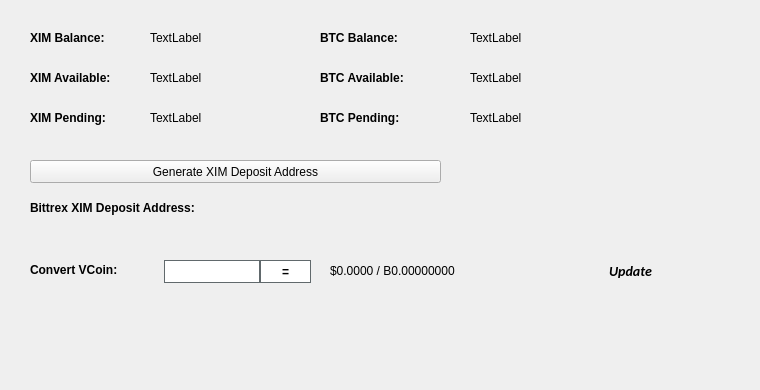
   <widget class="QWidget" name="BalanceTab">
    <attribute name="title">
     <string>Balance</string>
    </attribute>
    <widget class="QLabel" name="BitcoinBalanceLabel">
     <property name="geometry">
      <rect>
       <x>470</x>
       <y>30</y>
       <width>150</width>
       <height>16</height>
      </rect>
     </property>
     <property name="text">
      <string>TextLabel</string>
     </property>
    </widget>
    <widget class="QLabel" name="XIMBalanceLabel">
     <property name="geometry">
      <rect>
       <x>150</x>
       <y>30</y>
       <width>150</width>
       <height>16</height>
      </rect>
     </property>
     <property name="text">
      <string>TextLabel</string>
     </property>
    </widget>
    <widget class="QLabel" name="label_11">
     <property name="geometry">
      <rect>
       <x>30</x>
       <y>30</y>
       <width>101</width>
       <height>16</height>
      </rect>
     </property>
     <property name="font">
      <font>
       <weight>75</weight>
       <bold>true</bold>
      </font>
     </property>
     <property name="text">
      <string>XIM Balance:</string>
     </property>
    </widget>
    <widget class="QLabel" name="label_12">
     <property name="geometry">
      <rect>
       <x>320</x>
       <y>30</y>
       <width>101</width>
       <height>16</height>
      </rect>
     </property>
     <property name="font">
      <font>
       <weight>75</weight>
       <bold>true</bold>
      </font>
     </property>
     <property name="text">
      <string>BTC Balance:</string>
     </property>
    </widget>
    <widget class="QLabel" name="XIMAvailableLabel_2">
     <property name="geometry">
      <rect>
       <x>150</x>
       <y>70</y>
       <width>150</width>
       <height>16</height>
      </rect>
     </property>
     <property name="text">
      <string>TextLabel</string>
     </property>
    </widget>
    <widget class="QLabel" name="label_13">
     <property name="geometry">
      <rect>
       <x>30</x>
       <y>70</y>
       <width>111</width>
       <height>16</height>
      </rect>
     </property>
     <property name="font">
      <font>
       <weight>75</weight>
       <bold>true</bold>
      </font>
     </property>
     <property name="text">
      <string>XIM Available:</string>
     </property>
    </widget>
    <widget class="QLabel" name="label_14">
     <property name="geometry">
      <rect>
       <x>30</x>
       <y>110</y>
       <width>101</width>
       <height>16</height>
      </rect>
     </property>
     <property name="font">
      <font>
       <weight>75</weight>
       <bold>true</bold>
      </font>
     </property>
     <property name="text">
      <string>XIM Pending:</string>
     </property>
    </widget>
    <widget class="QLabel" name="XIMPendingLabel">
     <property name="geometry">
      <rect>
       <x>150</x>
       <y>110</y>
       <width>150</width>
       <height>16</height>
      </rect>
     </property>
     <property name="text">
      <string>TextLabel</string>
     </property>
    </widget>
    <widget class="QLabel" name="label_15">
     <property name="geometry">
      <rect>
       <x>320</x>
       <y>70</y>
       <width>111</width>
       <height>16</height>
      </rect>
     </property>
     <property name="font">
      <font>
       <weight>75</weight>
       <bold>true</bold>
      </font>
     </property>
     <property name="text">
      <string>BTC Available:</string>
     </property>
    </widget>
    <widget class="QLabel" name="BitcoinAvailableLabel">
     <property name="geometry">
      <rect>
       <x>470</x>
       <y>70</y>
       <width>150</width>
       <height>16</height>
      </rect>
     </property>
     <property name="text">
      <string>TextLabel</string>
     </property>
    </widget>
    <widget class="QLabel" name="label_31">
     <property name="geometry">
      <rect>
       <x>320</x>
       <y>110</y>
       <width>111</width>
       <height>16</height>
      </rect>
     </property>
     <property name="font">
      <font>
       <weight>75</weight>
       <bold>true</bold>
      </font>
     </property>
     <property name="text">
      <string>BTC Pending:</string>
     </property>
    </widget>
    <widget class="QLabel" name="BitcoinPendingLabel">
     <property name="geometry">
      <rect>
       <x>470</x>
       <y>110</y>
       <width>150</width>
       <height>16</height>
      </rect>
     </property>
     <property name="text">
      <string>TextLabel</string>
     </property>
    </widget>
    <widget class="QLabel" name="label_33">
     <property name="geometry">
      <rect>
       <x>30</x>
       <y>200</y>
       <width>221</width>
       <height>16</height>
      </rect>
     </property>
     <property name="font">
      <font>
       <weight>75</weight>
       <bold>true</bold>
      </font>
     </property>
     <property name="text">
      <string>Bittrex XIM Deposit Address:</string>
     </property>
    </widget>
    <widget class="QPushButton" name="GenDepositBTN">
     <property name="geometry">
      <rect>
       <x>30</x>
       <y>160</y>
       <width>411</width>
       <height>23</height>
      </rect>
     </property>
     <property name="text">
      <string>Generate XIM Deposit Address</string>
     </property>
     <property name="icon">
      <iconset resource="../ximblock.qrc">
       <normaloff>:/icons/bitcoin</normaloff>:/icons/bitcoin</iconset>
     </property>
    </widget>
    <widget class="QLabel" name="DepositAddressLabel">
     <property name="geometry">
      <rect>
       <x>200</x>
       <y>200</y>
       <width>261</width>
       <height>16</height>
      </rect>
     </property>
     <property name="palette">
      <palette>
       <active>
        <colorrole role="WindowText">
         <brush brushstyle="SolidPattern">
          <color alpha="255">
           <red>0</red>
           <green>0</green>
           <blue>0</blue>
          </color>
         </brush>
        </colorrole>
        <colorrole role="Text">
         <brush brushstyle="SolidPattern">
          <color alpha="255">
           <red>0</red>
           <green>0</green>
           <blue>255</blue>
          </color>
         </brush>
        </colorrole>
       </active>
       <inactive>
        <colorrole role="WindowText">
         <brush brushstyle="SolidPattern">
          <color alpha="255">
           <red>0</red>
           <green>0</green>
           <blue>0</blue>
          </color>
         </brush>
        </colorrole>
        <colorrole role="Text">
         <brush brushstyle="SolidPattern">
          <color alpha="255">
           <red>0</red>
           <green>0</green>
           <blue>255</blue>
          </color>
         </brush>
        </colorrole>
       </inactive>
       <disabled>
        <colorrole role="WindowText">
         <brush brushstyle="SolidPattern">
          <color alpha="255">
           <red>120</red>
           <green>120</green>
           <blue>120</blue>
          </color>
         </brush>
        </colorrole>
        <colorrole role="Text">
         <brush brushstyle="SolidPattern">
          <color alpha="255">
           <red>120</red>
           <green>120</green>
           <blue>120</blue>
          </color>
         </brush>
        </colorrole>
       </disabled>
      </palette>
     </property>
     <property name="font">
      <font>
       <weight>75</weight>
       <bold>true</bold>
      </font>
     </property>
     <property name="text">
      <string/>
     </property>
     <property name="alignment">
      <set>Qt::AlignRight|Qt::AlignTrailing|Qt::AlignVCenter</set>
     </property>
     <property name="textInteractionFlags">
      <set>Qt::LinksAccessibleByMouse|Qt::TextSelectableByKeyboard|Qt::TextSelectableByMouse</set>
     </property>
    </widget>
    <widget class="QLabel" name="label_8">
     <property name="geometry">
      <rect>
       <x>460</x>
       <y>300</y>
       <width>281</width>
       <height>81</height>
      </rect>
     </property>
     <property name="text">
      <string/>
     </property>
     <property name="pixmap">
      <pixmap>:/images/bittrex</pixmap>
     </property>
    </widget>
    <widget class="QWidget" name="widgetConversion" native="true">
     <property name="geometry">
      <rect>
       <x>0</x>
       <y>250</y>
       <width>751</width>
       <height>43</height>
      </rect>
     </property>
     <property name="minimumSize">
      <size>
       <width>0</width>
       <height>43</height>
      </size>
     </property>
     <property name="styleSheet">
      <string notr="true"/>
     </property>
     <widget class="QPushButton" name="btnUpdateMarketData">
      <property name="geometry">
       <rect>
        <x>575</x>
        <y>0</y>
        <width>111</width>
        <height>41</height>
       </rect>
      </property>
      <property name="sizePolicy">
       <sizepolicy hsizetype="Expanding" vsizetype="Expanding">
        <horstretch>0</horstretch>
        <verstretch>0</verstretch>
       </sizepolicy>
      </property>
      <property name="font">
       <font>
        <family>calibri</family>
        <pointsize>-1</pointsize>
        <weight>75</weight>
        <italic>true</italic>
        <bold>true</bold>
       </font>
      </property>
      <property name="styleSheet">
       <string notr="true">margin:0px;text-align:center;padding:2px;border-radius:3px;font-style:italic;width:100px;font-size:14px;font-family:calibri;font-weight:600;</string>
      </property>
      <property name="text">
       <string>Update</string>
      </property>
      <property name="iconSize">
       <size>
        <width>150</width>
        <height>35</height>
       </size>
      </property>
      <property name="autoDefault">
       <bool>true</bool>
      </property>
      <property name="default">
       <bool>true</bool>
      </property>
     </widget>
     <widget class="QLabel" name="lblConvertVCoin">
      <property name="geometry">
       <rect>
        <x>30</x>
        <y>10</y>
        <width>131</width>
        <height>20</height>
       </rect>
      </property>
      <property name="styleSheet">
       <string notr="true"/>
      </property>
      <property name="text">
       <string>&lt;html&gt;&lt;head/&gt;&lt;body&gt;&lt;p&gt;&lt;span style=&quot; font-weight:600;&quot;&gt;Convert VCoin:&lt;/span&gt;&lt;/p&gt;&lt;/body&gt;&lt;/html&gt;</string>
      </property>
     </widget>
     <widget class="QLineEdit" name="txtConvertVCoinQty">
      <property name="geometry">
       <rect>
        <x>160</x>
        <y>10</y>
        <width>100</width>
        <height>23</height>
       </rect>
      </property>
      <property name="minimumSize">
       <size>
        <width>100</width>
        <height>23</height>
       </size>
      </property>
      <property name="maximumSize">
       <size>
        <width>100</width>
        <height>16777215</height>
       </size>
      </property>
      <property name="styleSheet">
       <string notr="true">border: 1px solid #61696c;margin-left:4px;</string>
      </property>
     </widget>
     <widget class="QPushButton" name="btnConvertXimBlock">
      <property name="geometry">
       <rect>
        <x>260</x>
        <y>10</y>
        <width>51</width>
        <height>23</height>
       </rect>
      </property>
      <property name="minimumSize">
       <size>
        <width>0</width>
        <height>23</height>
       </size>
      </property>
      <property name="styleSheet">
       <string notr="true">border:1px solid #61696c;background:white;font-weight:600;</string>
      </property>
      <property name="text">
       <string>=</string>
      </property>
     </widget>
     <widget class="QLabel" name="lblConvertVCoinResults">
      <property name="geometry">
       <rect>
        <x>330</x>
        <y>0</y>
        <width>201</width>
        <height>41</height>
       </rect>
      </property>
      <property name="styleSheet">
       <string notr="true"/>
      </property>
      <property name="text">
       <string>$0.0000 / B0.00000000</string>
      </property>
     </widget>
     <widget class="QLabel" name="iconOverviewUpdateWait">
      <property name="geometry">
       <rect>
        <x>670</x>
        <y>10</y>
        <width>24</width>
        <height>24</height>
       </rect>
      </property>
      <property name="text">
       <string/>
      </property>
      <property name="pixmap">
       <pixmap resource="../ximblock.qrc">:/icons/transaction_1</pixmap>
      </property>
      <property name="scaledContents">
       <bool>true</bool>
      </property>
      <property name="alignment">
       <set>Qt::AlignCenter</set>
      </property>
     </widget>
    </widget>
   </widget>
